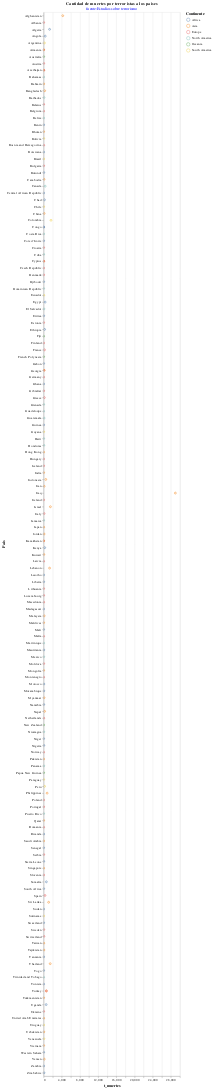

Notebook code for this chart:
### Markdown cell above
El segundo grafico es sobre la relacion entre los paises y los muertos por terrorismo

### Code cell
alt.Chart(terrorismo).mark_point(). encode( x = alt.X("t_muertes:Q"), y = alt.Y("Pais:N"), color ="Continente", tooltip=["t_muertes"]).interactive().properties(title={"text" : ["Cantidad de muertes por terroristas a los paises"], "subtitle" :["fuente:Estudios sobre terrorismo"], "color": "black", "subtitleColor" : "blue"  })

### Figure 1 — Vega-Lite specification as saved in the notebook (floating-point values rounded to 4 significant figures; data arrays with more than 128 entries replaced by an {"elided": "..."} marker saying what was removed)
{"config": {"view": {"continuousWidth": 400, "continuousHeight": 300}}, "data": {"name": "data-605c99f9e89fd66a13f5d1ca435603b1"}, "mark": "point", "encoding": {"color": {"type": "nominal", "field": "Continente"}, "tooltip": [{"type": "quantitative", "field": "t_muertes"}], "x": {"type": "quantitative", "field": "t_muertes"}, "y": {"type": "nominal", "field": "Pais"}}, "selection": {"selector005": {"type": "interval", "bind": "scales", "encodings": ["x", "y"]}}, "title": {"text": ["Cantidad de muertes por terroristas a los paises"], "subtitle": ["fuente:Estudios sobre terrorismo"], "color": "black", "subtitleColor": "blue"}, "$schema": "https://vega.github.io/schema/vega-lite/v4.8.1.json", "datasets": {"data-605c99f9e89fd66a13f5d1ca435603b1": {"elided": "163 records"}}}
